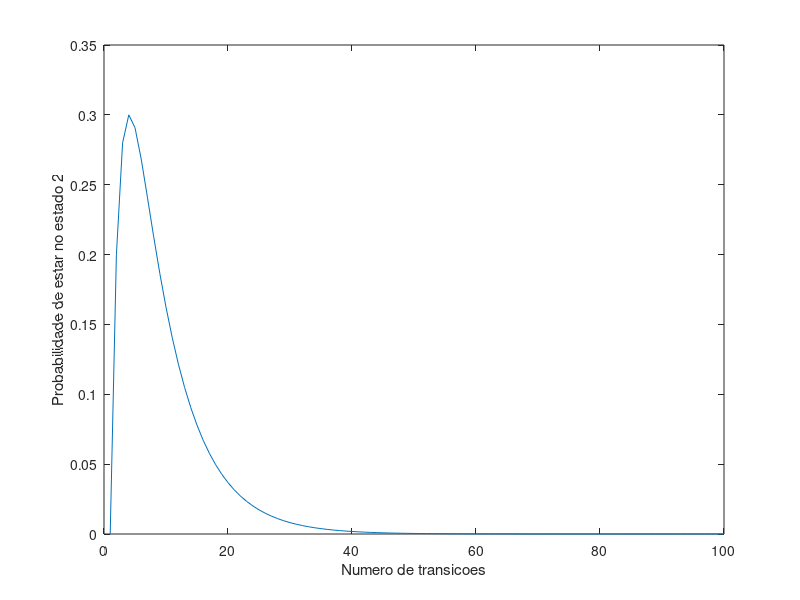
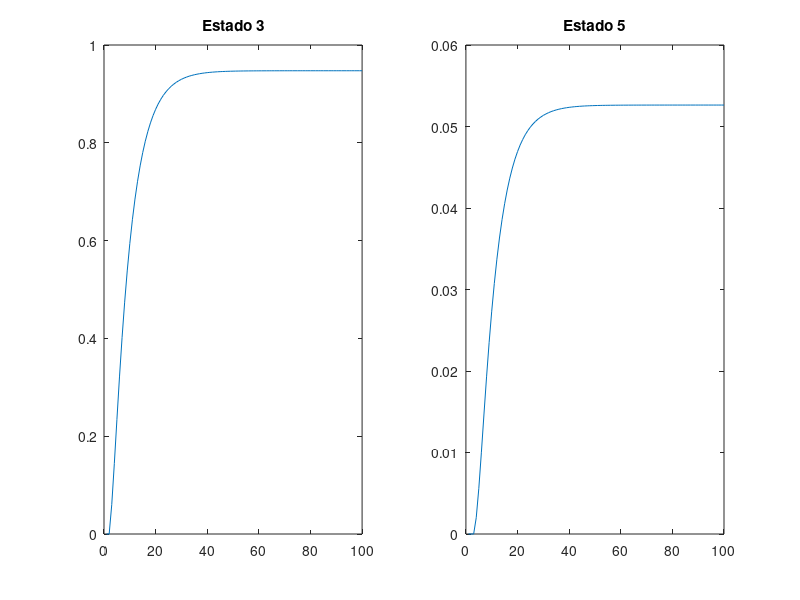

MATLAB code to generate these figures, in order:
clear all;

%% a)
T = [0.8 0   0 0.3 0
     0.2 0.6 0 0.2 0
     0   0.3 1 0   0
     0   0.1 0 0.4 0
     0   0   0 0.1 1]
sum(T);
 
%% b)
v = [1 0 0 0 0]';
x = zeros(1,100);
x(1) = 0;
for i = 2:100
   v = T*v; 
   x(i) = v(2);
end
plot(1:100, x)
xlabel('Numero de transicoes')
ylabel('Probabilidade de estar no estado 2')
 
%c)
v = [1 0 0 0 0]';
x = zeros(1,100);
x(1) = 0;
for i = 2:100
   v = T*v; 
   x(i) = v(3);
end
v = [1 0 0 0 0]';
x2 = zeros(1,100);
x2(1) = 0;
for i = 2:100
   v = T*v; 
   x2(i) = v(5);
end

figure(2)
subplot(1,2,1)
plot(1:100,x)
title('Estado 3')
subplot(1,2,2)
plot(1:100,x2)
title('Estado 5')
%Como os estados sao absorventes, à medida que há passagem de estados a
%probabilidade de estar num estado absorvente tende para 1

%% d)
% Matriz de estados canonica
%    1    2    4  3 5
C = [0.8 0   0.3  0 0
     0.2 0.6 0.2  0 0
     0   0.1 0.4  1 0
     0   0.3 0    0 0
     0   0   0.1  0 1]
sum(C);
Q = C(1:3, 1:3) %buscar a linha de 1-3 de C e coluna de 1-3 de C

%% e)
F = (eye(3) - Q)^-1

%% f)
t = F'*ones(3,1);
%%ou sum(F)
fprintf('A probabilidade de absorção se partir do estado 1 é: %.4f\nDo estado 2 é: %.4f\nDo estado 3 é: %.4f\n', t);

%% g)
R = C(4:5, 1:3);
B = R*F; %coluna comecar em estado transitorio e linha acabar no estado absovente
fprintf('Prob(estado 3) = %f, Prob(estado 5) = %f',B(1,1),B(2,1));